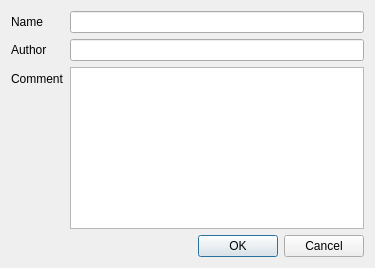
<?xml version="1.0" encoding="UTF-8"?>
<ui version="4.0">
 <class>mbServerDialogScriptModule</class>
 <widget class="QDialog" name="mbServerDialogScriptModule">
  <property name="geometry">
   <rect>
    <x>0</x>
    <y>0</y>
    <width>375</width>
    <height>268</height>
   </rect>
  </property>
  <property name="windowTitle">
   <string>Dialog</string>
  </property>
  <layout class="QFormLayout" name="formLayout">
   <item row="0" column="0">
    <widget class="QLabel" name="label">
     <property name="text">
      <string>Name</string>
     </property>
    </widget>
   </item>
   <item row="0" column="1">
    <widget class="QLineEdit" name="lnName"/>
   </item>
   <item row="3" column="0">
    <widget class="QLabel" name="label_3">
     <property name="frameShape">
      <enum>QFrame::NoFrame</enum>
     </property>
     <property name="frameShadow">
      <enum>QFrame::Plain</enum>
     </property>
     <property name="text">
      <string>Comment</string>
     </property>
    </widget>
   </item>
   <item row="3" column="1">
    <widget class="QPlainTextEdit" name="txtComment"/>
   </item>
   <item row="4" column="0" colspan="2">
    <widget class="QDialogButtonBox" name="buttonBox">
     <property name="orientation">
      <enum>Qt::Horizontal</enum>
     </property>
     <property name="standardButtons">
      <set>QDialogButtonBox::Cancel|QDialogButtonBox::Ok</set>
     </property>
    </widget>
   </item>
   <item row="1" column="0">
    <widget class="QLabel" name="label_2">
     <property name="text">
      <string>Author</string>
     </property>
    </widget>
   </item>
   <item row="1" column="1">
    <widget class="QLineEdit" name="lnAuthor"/>
   </item>
  </layout>
 </widget>
 <resources/>
 <connections/>
</ui>
